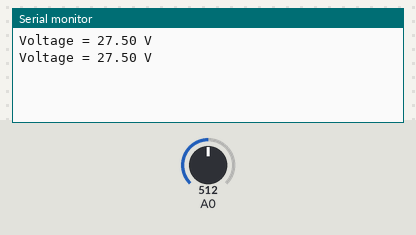
Bench run of a sketch on a simulated Arduino Uno, built with avr-gcc and run on an emulated ATmega328P. Shown: the last lines printed to the serial monitor. Inputs (shaded band) come from the test bench; at power-on: A0 = 512.

Above: at 1.8 s.
1.9 s: A0 set to 716
At 2.8 s:
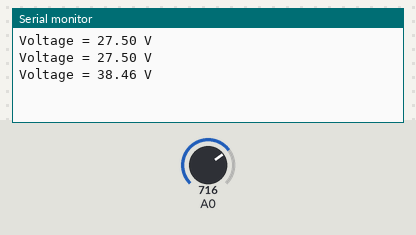
3.4 s: A0 set to 900
At 4.6 s:
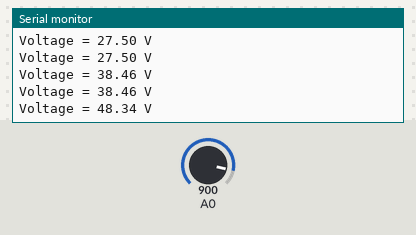
Timing chart, 0 to 6.4 s (numbered marks = the images above; inputs shaded):
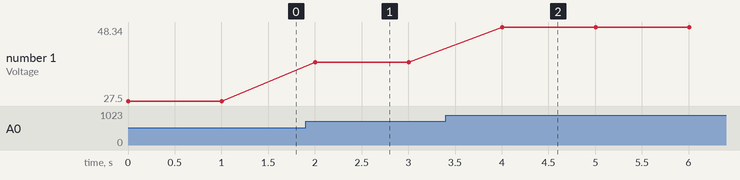

The sketch:

sketch_nov28a.ino
```cpp
void setup() {
  // put your setup code here, to run once:
 Serial.begin(9600);
}

void loop() {
  // put your main code here, to run repeatedly:
 int Vin =(analogRead(A0));
 float voltage = Vin*(5.0/1023.0);
 voltage = voltage/0.091;

 Serial.print("Voltage = ");
 Serial.print(voltage);
 Serial.println(" V");

 delay(1000);
}
```

Measured:
- after the input at 1.9 s, the serial monitor: prints a new line after 0.10 s (image 1)
- after the input at 3.4 s, the serial monitor: prints a new line after 0.60 s (image 2)
- plotted number 1: 27.5 → 38.46 after the input at 1.9 s, 38.46 → 48.34 after the input at 3.4 s
